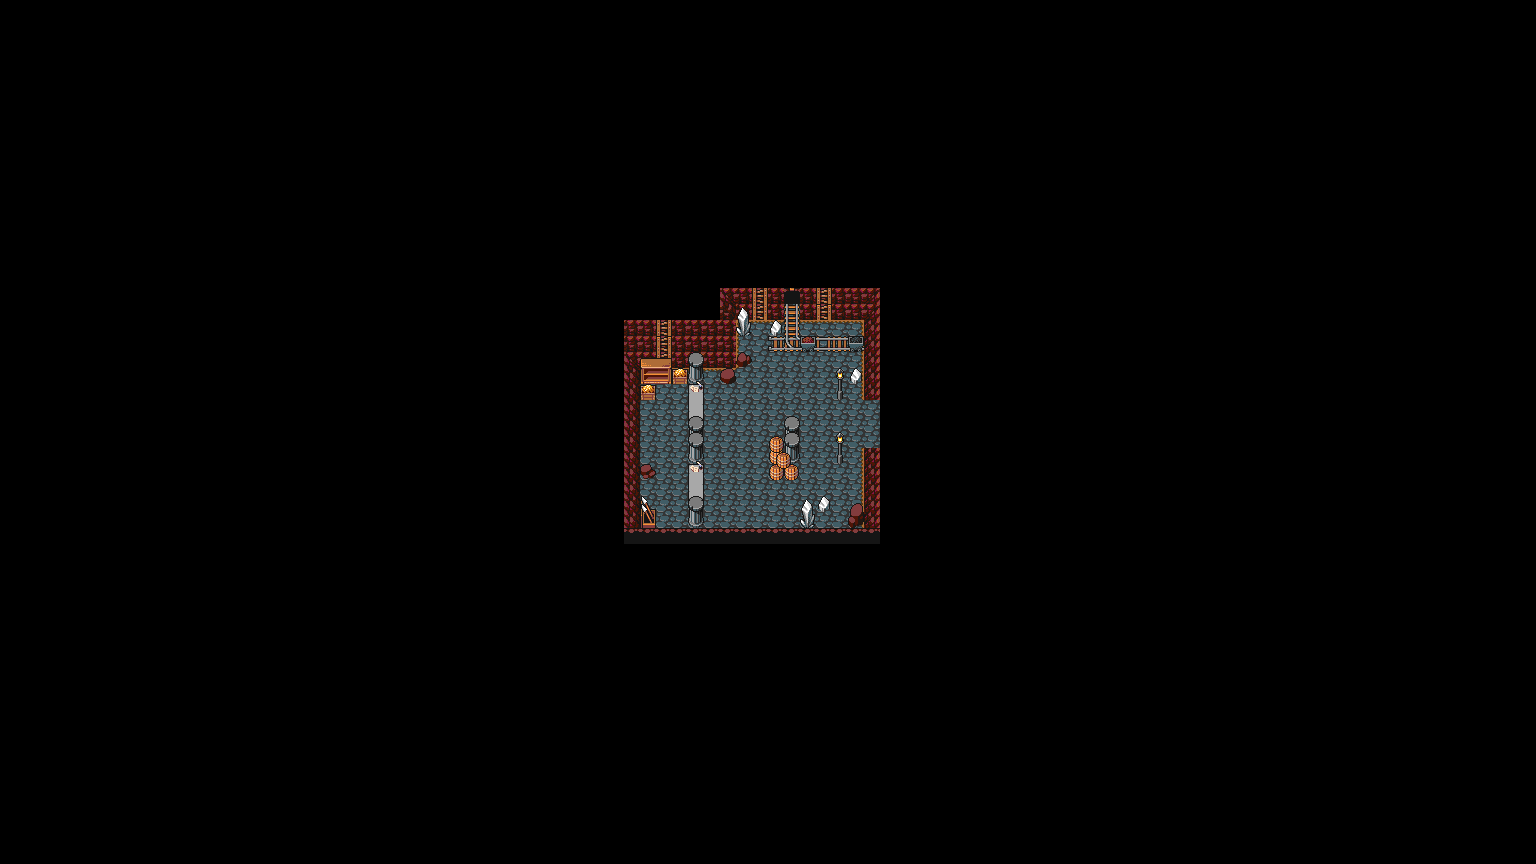

Rendered tile map (Tiled .tmx) drawn with the repository's tilesets; below, a short description and the map source with its tile grids summarised:
An orthogonal 96x54 tile map with 16x16 px tiles, 6 tile layers (floor, wall, floor_overlay, decor, ...), 1 hidden layer not drawn, 6 tilesets and 8 objects (4x Warp, 2x bank, 2x AIENTITY).

<map version="1.2" tiledversion="1.2.3" orientation="orthogonal" renderorder="right-down" width="96" height="54" tilewidth="16" tileheight="16" infinite="0" nextlayerid="12" nextobjectid="12">
 <tileset firstgid="1" source="tileset/dungeon1.1/Dungeon_A.tsx" />
 <tileset firstgid="157" source="tileset/cave1.0/Cave_B.tsx" />
 <tileset firstgid="381" source="tileset/town1.2/Town_D.tsx" />
 <tileset firstgid="829" source="tileset/cave1.0/Cave_A.tsx" />
 <tileset firstgid="889" source="tileset/dungeon1.1/Dungeon_B.tsx" />
 <tileset firstgid="1145" source="tileset/town1.2/Town_B.tsx" />
 <layer id="1" name="floor" width="96" height="54">
  <data>[5184 cells, 167 non-empty, 6 distinct tile ids]</data>
 </layer>
 <layer id="2" name="wall" width="96" height="54">
  <data>[5184 cells, 77 non-empty, 9 distinct tile ids]</data>
 </layer>
 <layer id="3" name="floor_overlay" width="96" height="54">
  <data>[5184 cells, 37 non-empty, 22 distinct tile ids]</data>
 </layer>
 <layer id="4" name="decor" width="96" height="54">
  <data>[5184 cells, 16 non-empty, 12 distinct tile ids]</data>
 </layer>
 <layer id="5" name="decor_top" width="96" height="54">
  <data>[5184 cells, 9 non-empty, 6 distinct tile ids]</data>
 </layer>
 <objectgroup id="11" name="bank_access">
  <object id="9" name="bank" x="689" y="400" width="16" height="16" />
  <object id="11" name="bank" x="689" y="480" width="16" height="16" />
 </objectgroup>
 <objectgroup id="8" name="warp">
  <object id="1" name="maintown" type="Warp" x="864" y="400" width="16" height="16">
   <properties>
    <property name="direction" value="EAST" />
    <property name="x" type="int" value="72" />
    <property name="y" type="int" value="19" />
   </properties>
  </object>
  <object id="2" name="maintown" type="Warp" x="864" y="416" width="16" height="16">
   <properties>
    <property name="direction" value="EAST" />
    <property name="x" type="int" value="72" />
    <property name="y" type="int" value="19" />
   </properties>
  </object>
  <object id="3" name="maintown" type="Warp" x="864" y="432" width="16" height="16">
   <properties>
    <property name="direction" value="EAST" />
    <property name="x" type="int" value="72" />
    <property name="y" type="int" value="19" />
   </properties>
  </object>
  <object id="4" name="maintown" type="Warp" x="864" y="432" width="16" height="16">
   <properties>
    <property name="direction" value="EAST" />
    <property name="x" type="int" value="72" />
    <property name="y" type="int" value="19" />
   </properties>
  </object>
 </objectgroup>
 <objectgroup id="9" name="entity">
  <object id="6" name="BankTeller" type="AIENTITY" x="672" y="400" width="16" height="16">
   <properties>
    <property name="aiEntityDataID" type="int" value="16" />
    <property name="bounds1x" type="int" value="0" />
    <property name="bounds1y" type="int" value="0" />
    <property name="bounds2x" type="int" value="0" />
    <property name="bounds2y" type="int" value="0" />
    <property name="direction" value="EAST" />
   </properties>
  </object>
  <object id="7" name="BankTeller" type="AIENTITY" x="672" y="480" width="16" height="16">
   <properties>
    <property name="aiEntityDataID" type="int" value="16" />
    <property name="bounds1x" type="int" value="0" />
    <property name="bounds1y" type="int" value="0" />
    <property name="bounds2x" type="int" value="0" />
    <property name="bounds2y" type="int" value="0" />
    <property name="direction" value="EAST" />
   </properties>
  </object>
 </objectgroup>
 <layer id="7" name="overhead" width="96" height="54">
  <data>[5184 cells, 10 non-empty, 7 distinct tile ids]</data>
 </layer>
 <layer id="10" name="collision" width="96" height="54" visible="0">
  <data>[5184 cells, 5049 non-empty, 1 distinct tile ids]</data>
 </layer>
</map>
